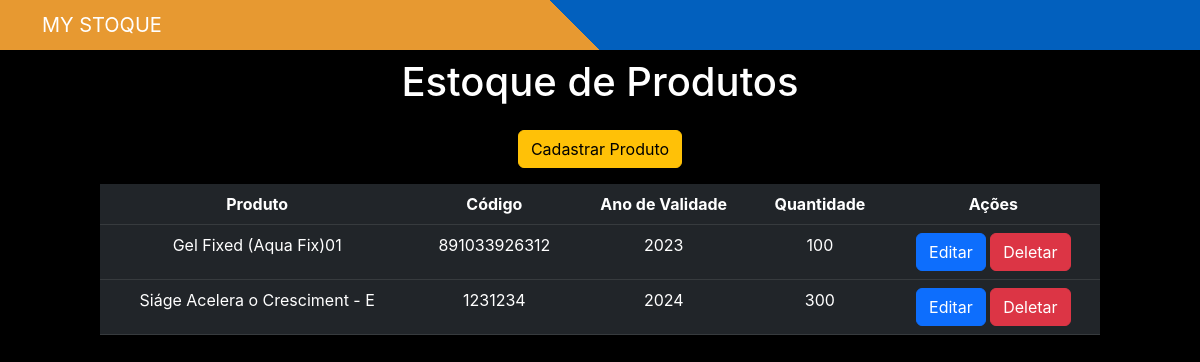
The app's page /, older data.
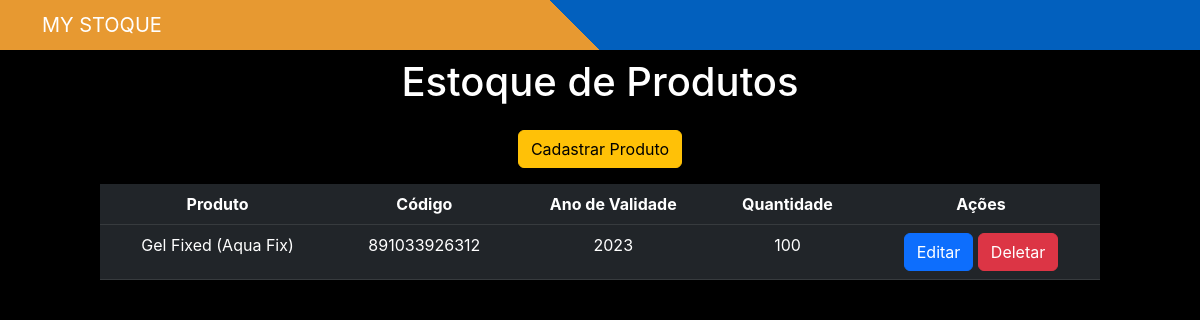
The same page, newer data.
### app/models.py (models this page shows)
class Produtos(models.Model):
    produto = models.CharField(max_length=30)
    codigo = models.CharField(max_length=30)
    quantidade = models.CharField(max_length=30)
    ano_validade = models.IntegerField()

### app/views.py (the view)
# urls.py: 2. Add a URL to urlpatterns:  path('', views.home, name='home')
def home(request):
    data = {}
    data['db'] = Produtos.objects.all()
    return render(request, 'index.html', data)

### app/templates/index.html (shortened to what this page needs)
<!DOCTYPE html>
<html lang="pt-br">
<head>
    <link href="https://cdn.jsdelivr.net/npm/bootstrap@5.2.2/dist/css/bootstrap.min.css" rel="stylesheet">
</head>
<body>
    <nav class="navbar navbar-expand-lg navbar-dark mx-background-top-linear">
        <div class="container">
          <a class="navbar-brand" rel="nofollow" target="_blank" href="" style="text-transform: uppercase;">My Stoque</a>
        </div>
      </nav>
    <div class="col-8 m-auto pt-2 pb-2 text-center" style="color: #fff;">
        <h1>Estoque de Produtos</h1>
    </div>
    <div class="col-8 m-auto pt-2 pb-2 text-center">
        <a href="/form/" class="btn btn-warning">Cadastrar Produto</a>
    </div>
    <div class="col-10 m-auto pt-2 pb-2 text-center">
        <table class="table table-hover table-dark">
            <thead>
              <tr>
                <th scope="col">Produto</th>
                <th scope="col">Código</th>
                <th scope="col">Ano de Validade</th>
                <th scope="col">Quantidade</th>
                <th scope="col">Ações</th>
              </tr>
            </thead>
            <tbody>
                {% for dbs in db %}
              <tr>
                <td>{{dbs.produto}}</td>
                <td>{{dbs.codigo}}</td>
                <td>{{dbs.ano_validade}}</td>
                <td>{{dbs.quantidade}}</td>
                <td>
                    <a href="/edit/{{dbs.id}}/" class="btn btn-primary">Editar</a>
                    <a href="/delete/{{dbs.id}}/" class="btn btn-danger btnDel">Deletar</a>
                </td>
              </tr>
                {% endfor %}
            </tbody>
          </table>
    </div>
    {% load static %}
</body>
</html>

Row changes from the older to the newer data that the page shows:
removed Produtos: produto "Siáge Acelera o Cresciment - E", codigo "1231234", ano_validade "2024", quantidade "300"
changed Produtos: produto "Gel Fixed (Aqua Fix)01" → "Gel Fixed (Aqua Fix)"
